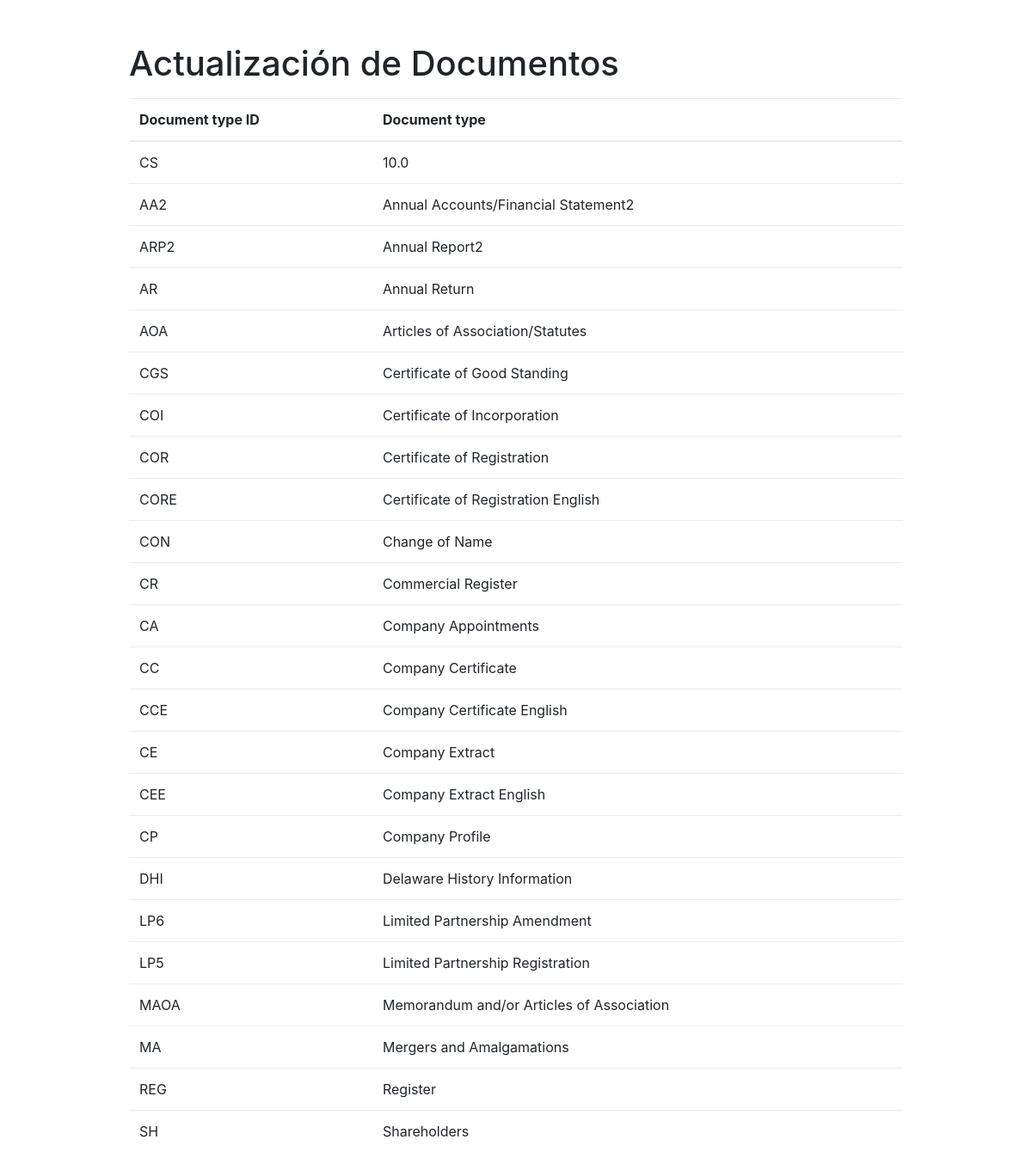
Screenshot of /updateDocument.php with the database file from the repository.
### tables this page shows
CREATE TABLE `josed_document_types` (
  `document_type_id` varchar(4) NOT NULL,
  `document_type_name` varchar(50) NOT NULL
);

### updateDocument.php (the view, shortened to what this page needs)
<?php
include_once("connection.php");
$sql = "SELECT * FROM `josed_document_types` limit 0,100 ";
$queryRecords = mysqli_query($conn, $sql) or die("error to fetch employees data");
?>
<!DOCTYPE html>
<html lang="en">
<head>
<link rel="stylesheet" href="css/bootstrap.min.css" >
</head>
<body>
<div class="form-group" style="padding:50px 150px;">
<h1>Actualización de Documentos</h1>
<table id="employee_grid" class="table table-hover" cellspacing="0">
   <thead>
      <tr>
         <th>Document type ID</th>
         <th>Document type</th>
      </tr>
   </thead>
   <tbody id="_editable_table">
      <?php foreach($queryRecords as $res) :?>
      <tr data-row-id="<?php echo $res['document_type_id'];?>">
         <td class="editable-col" contenteditable="true" col-index='0' oldVal ="<?php echo $res['document_type_id'];?>"><?php echo $res['document_type_id'];?></td>
         <td class="editable-col" contenteditable="true" col-index='1' oldVal ="<?php echo $res['document_type_name'];?>"><?php echo $res['document_type_name'];?></td>
      </tr>
    <?php endforeach;?>
   </tbody>
</table>
</div>
</body>
</html>

### rows the page displays
josed_document_types: document_type_id "CS", document_type_name "10.0"
josed_document_types: document_type_id "AA2", document_type_name "Annual Accounts/Financial Statement2"
josed_document_types: document_type_id "ARP2", document_type_name "Annual Report2"
josed_document_types: document_type_id "AR", document_type_name "Annual Return"
josed_document_types: document_type_id "AOA", document_type_name "Articles of Association/Statutes"
josed_document_types: document_type_id "CGS", document_type_name "Certificate of Good Standing"
josed_document_types: document_type_id "COI", document_type_name "Certificate of Incorporation"
josed_document_types: document_type_id "COR", document_type_name "Certificate of Registration"
josed_document_types: document_type_id "CORE", document_type_name "Certificate of Registration English"
josed_document_types: document_type_id "CON", document_type_name "Change of Name"
josed_document_types: document_type_id "CR", document_type_name "Commercial Register"
josed_document_types: document_type_id "CA", document_type_name "Company Appointments"
josed_document_types: document_type_id "CC", document_type_name "Company Certificate"
josed_document_types: document_type_id "CCE", document_type_name "Company Certificate English"
josed_document_types: document_type_id "CE", document_type_name "Company Extract"
josed_document_types: document_type_id "CEE", document_type_name "Company Extract English"
josed_document_types: document_type_id "CP", document_type_name "Company Profile"
josed_document_types: document_type_id "DHI", document_type_name "Delaware History Information"
josed_document_types: document_type_id "LP6", document_type_name "Limited Partnership Amendment"
josed_document_types: document_type_id "LP5", document_type_name "Limited Partnership Registration"
josed_document_types: document_type_id "MAOA", document_type_name "Memorandum and/or Articles of Association"
josed_document_types: document_type_id "MA", document_type_name "Mergers and Amalgamations"
josed_document_types: document_type_id "REG", document_type_name "Register"
josed_document_types: document_type_id "SH", document_type_name "Shareholders"
